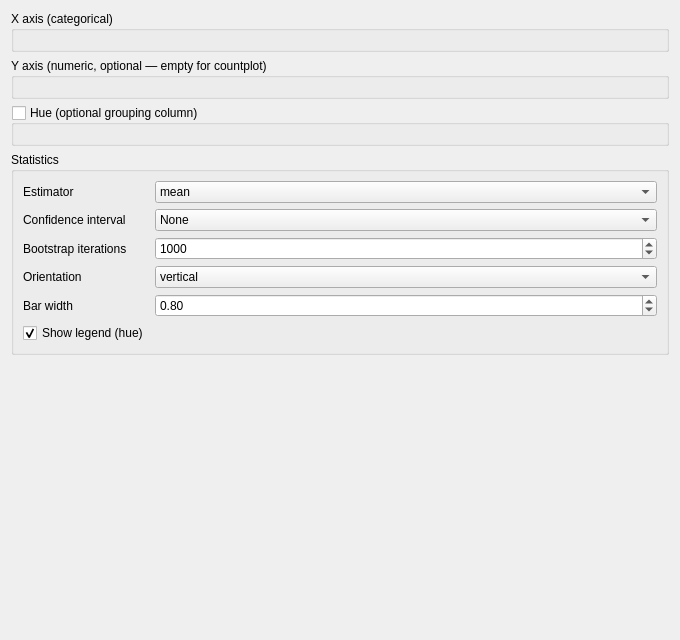
<?xml version="1.0" encoding="UTF-8"?>
<ui version="4.0">
 <class>DAChartAddStatsBarplotWidget</class>
 <widget class="QWidget" name="DAChartAddStatsBarplotWidget">
  <property name="geometry">
   <rect>
    <x>0</x>
    <y>0</y>
    <width>680</width>
    <height>640</height>
   </rect>
  </property>
  <property name="windowTitle">
   <string>Barplot Settings</string>
  </property>
  <layout class="QVBoxLayout" name="verticalLayoutMain">
   <item>
    <widget class="QGroupBox" name="groupBoxXData">
     <property name="title">
      <string>X axis (categorical)</string>
     </property>
     <property name="flat">
      <bool>true</bool>
     </property>
     <layout class="QVBoxLayout" name="verticalLayoutXData">
      <item>
       <widget class="DA::DAChartSeriesSelectWidget" name="selectWidgetXData"/>
      </item>
     </layout>
    </widget>
   </item>
   <item>
    <widget class="QGroupBox" name="groupBoxYData">
     <property name="title">
      <string>Y axis (numeric, optional — empty for countplot)</string>
     </property>
     <property name="flat">
      <bool>true</bool>
     </property>
     <layout class="QVBoxLayout" name="verticalLayoutYData">
      <item>
       <widget class="DA::DAChartSeriesSelectWidget" name="selectWidgetYData"/>
      </item>
     </layout>
    </widget>
   </item>
   <item>
    <widget class="QGroupBox" name="groupBoxHue">
     <property name="title">
      <string>Hue (optional grouping column)</string>
     </property>
     <property name="flat">
      <bool>true</bool>
     </property>
     <property name="checkable">
      <bool>true</bool>
     </property>
     <property name="checked">
      <bool>false</bool>
     </property>
     <layout class="QVBoxLayout" name="verticalLayoutHue">
      <item>
       <widget class="DA::DAChartSeriesSelectWidget" name="selectWidgetHue"/>
      </item>
     </layout>
    </widget>
   </item>
   <item>
    <widget class="QGroupBox" name="groupBoxStats">
     <property name="title">
      <string>Statistics</string>
     </property>
     <property name="flat">
      <bool>true</bool>
     </property>
     <layout class="QFormLayout" name="formLayoutStats">
      <item row="0" column="0">
       <widget class="QLabel" name="labelEstimator">
        <property name="text">
         <string>Estimator</string>
        </property>
       </widget>
      </item>
      <item row="0" column="1">
       <widget class="QComboBox" name="comboBoxEstimator">
        <item>
         <property name="text">
          <string>mean</string>
         </property>
        </item>
        <item>
         <property name="text">
          <string>median</string>
         </property>
        </item>
        <item>
         <property name="text">
          <string>sum</string>
         </property>
        </item>
        <item>
         <property name="text">
          <string>count</string>
         </property>
        </item>
        <item>
         <property name="text">
          <string>std</string>
         </property>
        </item>
        <item>
         <property name="text">
          <string>var</string>
         </property>
        </item>
       </widget>
      </item>
      <item row="1" column="0">
       <widget class="QLabel" name="labelCi">
        <property name="text">
         <string>Confidence interval</string>
        </property>
       </widget>
      </item>
      <item row="1" column="1">
       <widget class="QComboBox" name="comboBoxCi">
        <item>
         <property name="text">
          <string>None</string>
         </property>
        </item>
        <item>
         <property name="text">
          <string>68</string>
         </property>
        </item>
        <item>
         <property name="text">
          <string>95</string>
         </property>
        </item>
        <item>
         <property name="text">
          <string>99</string>
         </property>
        </item>
       </widget>
      </item>
      <item row="2" column="0">
       <widget class="QLabel" name="labelNBoot">
        <property name="text">
         <string>Bootstrap iterations</string>
        </property>
       </widget>
      </item>
      <item row="2" column="1">
       <widget class="QSpinBox" name="spinBoxNBoot">
        <property name="minimum">
         <number>100</number>
        </property>
        <property name="maximum">
         <number>10000</number>
        </property>
        <property name="value">
         <number>1000</number>
        </property>
       </widget>
      </item>
      <item row="3" column="0">
       <widget class="QLabel" name="labelOrient">
        <property name="text">
         <string>Orientation</string>
        </property>
       </widget>
      </item>
      <item row="3" column="1">
       <widget class="QComboBox" name="comboBoxOrient">
        <item>
         <property name="text">
          <string>vertical</string>
         </property>
        </item>
        <item>
         <property name="text">
          <string>horizontal</string>
         </property>
        </item>
       </widget>
      </item>
      <item row="4" column="0">
       <widget class="QLabel" name="labelWidth">
        <property name="text">
         <string>Bar width</string>
        </property>
       </widget>
      </item>
      <item row="4" column="1">
       <widget class="QDoubleSpinBox" name="doubleSpinBoxWidth">
        <property name="minimum">
         <double>0.100000000000000</double>
        </property>
        <property name="maximum">
         <double>1.000000000000000</double>
        </property>
        <property name="singleStep">
         <double>0.100000000000000</double>
        </property>
        <property name="value">
         <double>0.800000000000000</double>
        </property>
       </widget>
      </item>
      <item row="5" column="0">
       <widget class="QCheckBox" name="checkBoxLegend">
        <property name="text">
         <string>Show legend (hue)</string>
        </property>
        <property name="checked">
         <bool>true</bool>
        </property>
       </widget>
      </item>
     </layout>
    </widget>
   </item>
   <item>
    <spacer name="verticalSpacer">
     <property name="orientation">
      <enum>Qt::Vertical</enum>
     </property>
     <property name="sizeHint" stdset="0">
      <size>
       <width>20</width>
       <height>40</height>
      </size>
     </property>
    </spacer>
   </item>
  </layout>
 </widget>
 <customwidgets>
  <customwidget>
   <class>DA::DAChartSeriesSelectWidget</class>
   <extends>QWidget</extends>
   <header>DAChartSeriesSelectWidget.h</header>
  </customwidget>
 </customwidgets>
 <resources/>
 <connections/>
</ui>
